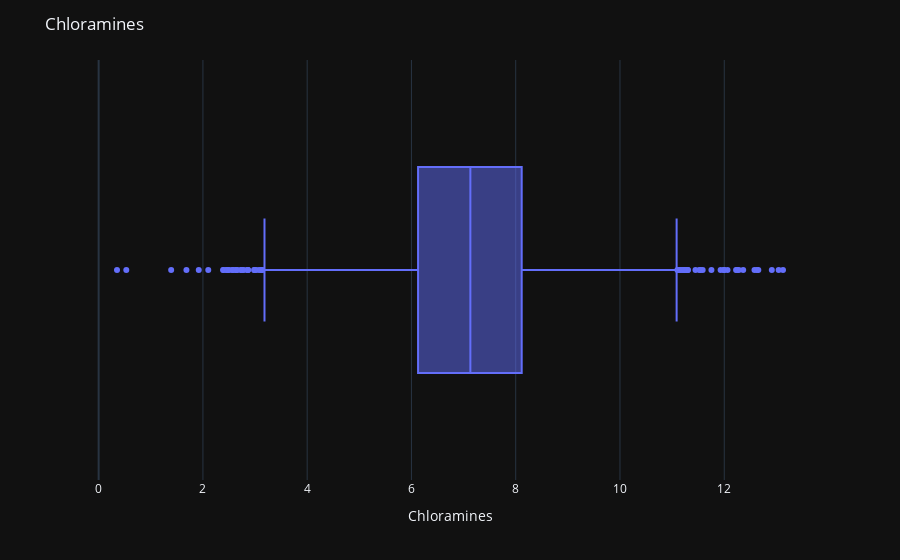

The code cell stored with this chart in its notebook:
### Code cell
fig = px.box(x = 'Chloramines', data_frame = data, template = 'plotly_dark')
fig.update_layout(title='Chloramines')
fig.show()

### Figure 1 — Plotly figure (JSON) as saved in the notebook; plotly's stock layout.template omitted (floating-point values rounded to 4 significant figures; data arrays with more than 128 entries replaced by an {"elided": "..."} marker saying what was removed)
{"data": [{"alignmentgroup": "True", "hovertemplate": "Chloramines=%{x}<extra></extra>", "legendgroup": "", "marker": {"color": "#636efa"}, "name": "", "notched": false, "offsetgroup": "", "orientation": "h", "showlegend": false, "type": "box", "x": {"elided": "3276 float values"}, "x0": " ", "xaxis": "x", "y0": " ", "yaxis": "y"}], "layout": {"boxmode": "group", "legend": {"tracegroupgap": 0}, "margin": {"t": 60}, "title": {"text": "Chloramines"}, "xaxis": {"anchor": "y", "domain": [0, 1], "title": {"text": "Chloramines"}}, "yaxis": {"anchor": "x", "domain": [0, 1]}}}
